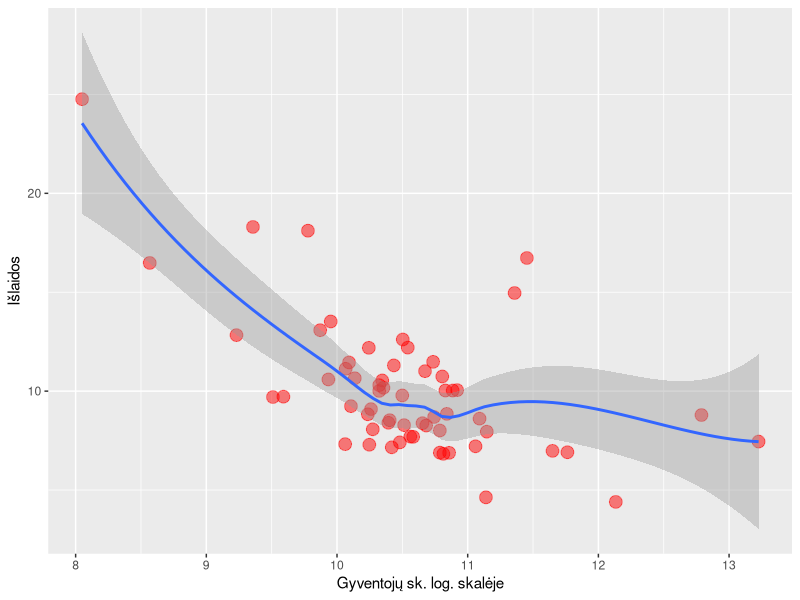

The R script that drew this image: (Note: this script raises an error after producing the figure.)
#Author: Dzidorius Martinaitis
#Date: 2011-04-4
#Description: http://www.investuotojas.eu/?p=471
require('ggplot2')

setwd('/home/git/Rproject/politika/')
partijos<-(read.table('savivaldybes.csv',header=TRUE,sep=','))

png('log_gyventojai_islaidos.png',width=650)
ggplot(partijos,aes(log(Gyventoju.skaicius),Islaidos))+geom_point(col='red',alpha=0.5,size=4)+geom_smooth()+ylab('Išlaidos')+xlab('Gyventojų sk. log. skalėje')
dev.off()

rez1<-droplevels(subset(partijos,partijos$Partija!=''))
levels(rez1$Partija)<-c("Dešinė","Centras","Dešinė","Kairė","Kairė","Centras","Centras","Dešinė","Centras")

png('kaire_desine_sk.png',width=650)
ggplot(rez1,aes(Partija,Gyventoju.skaicius,fill=Partija))+geom_bar(stat = "identity",alpha=0.9)+  scale_fill_manual(value=c("blue3","white","red3"))+opts(legend.position = "none")+  ylab('Gyventojų skaičius')+xlab('')
dev.off()


rez<-aggregate(partijos,list(partijos$Partija),length)[,1:2]
rez1<-subset(partijos,(partijos$Partija)%in% (rez[,1][rez[,2]>1]))
rez1<-droplevels(rez1)

png('gyv_sk_sum.png',width=650)
ggplot(rez1,aes(Partija,Gyventoju.skaicius,fill=Partija))+geom_bar(stat = "identity")+ylab('Gyventojų skaičius')
dev.off()

png('gyv_sk_taskai.png',width=650)
ggplot(rez1,aes(Partija,Gyventoju.skaicius/100000,col=Partija))+geom_jitter(size=4)+ylab('Gyventojų skaičius tūkst.')
dev.off()

png('islaidos_partijos.png',width=650)
ggplot(rez1,aes(Partija,Islaidos,col=Partija))+geom_jitter(size=4)+stat_summary(fun.y='mean',ymin=mean(rez1$Islaidos),ymax=mean(rez1$Islaidos),color='black',size=1.2)
dev.off()

png('islaidos_density.png',width=650)
ggplot(partijos,aes(Islaidos))+geom_density(col='blue4',fill='steelblue',size=1.2)+xlab('Išlaidos')
dev.off()
